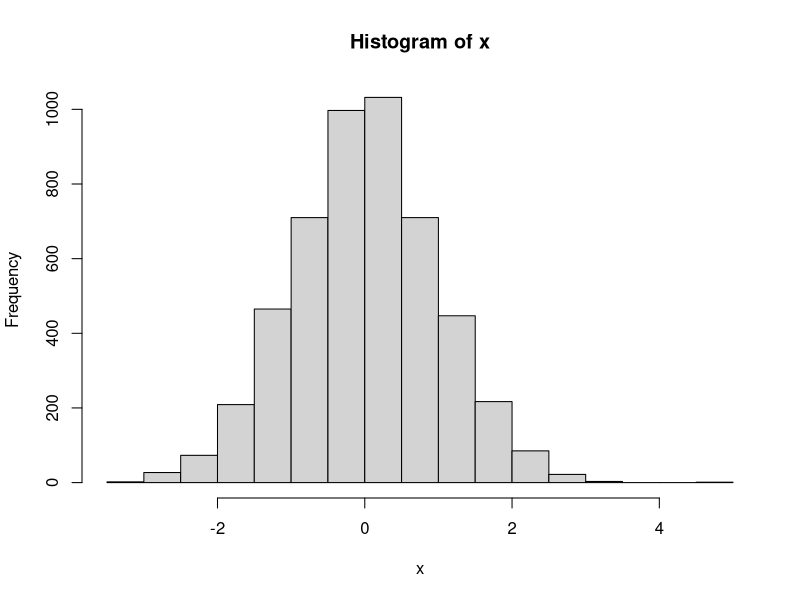
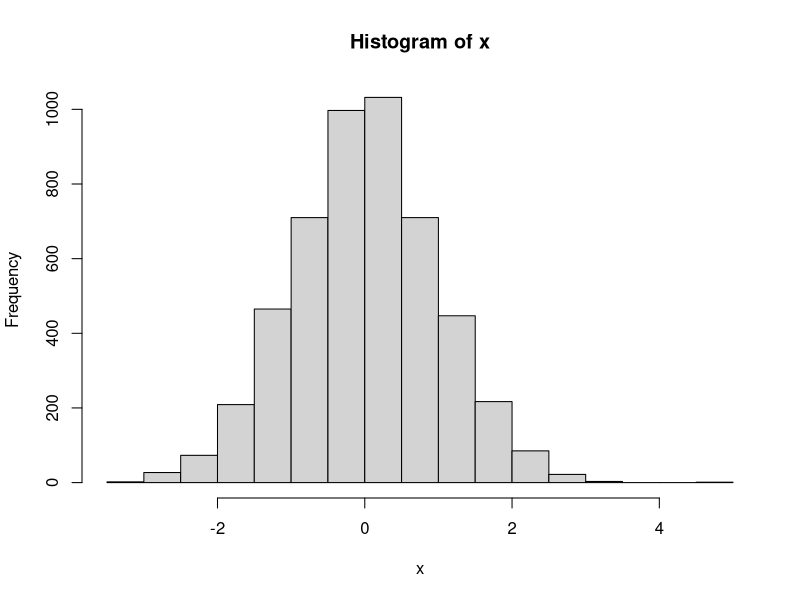
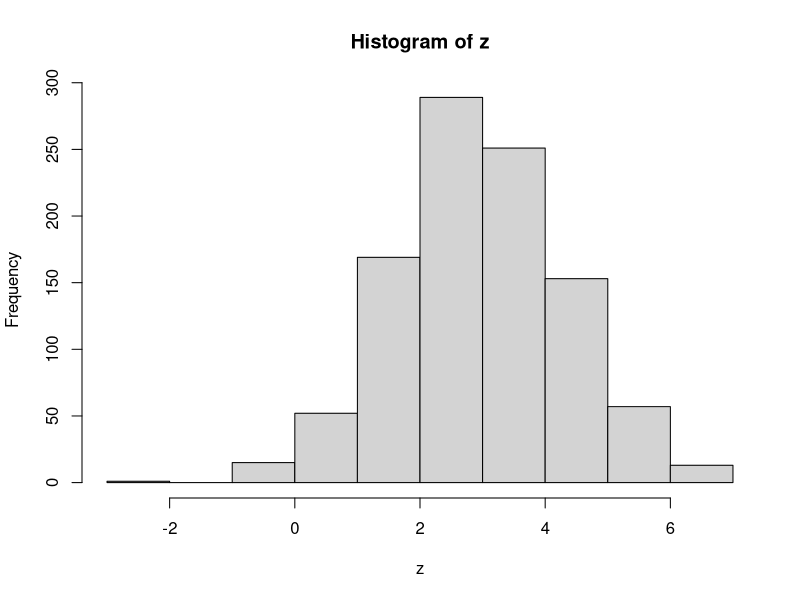
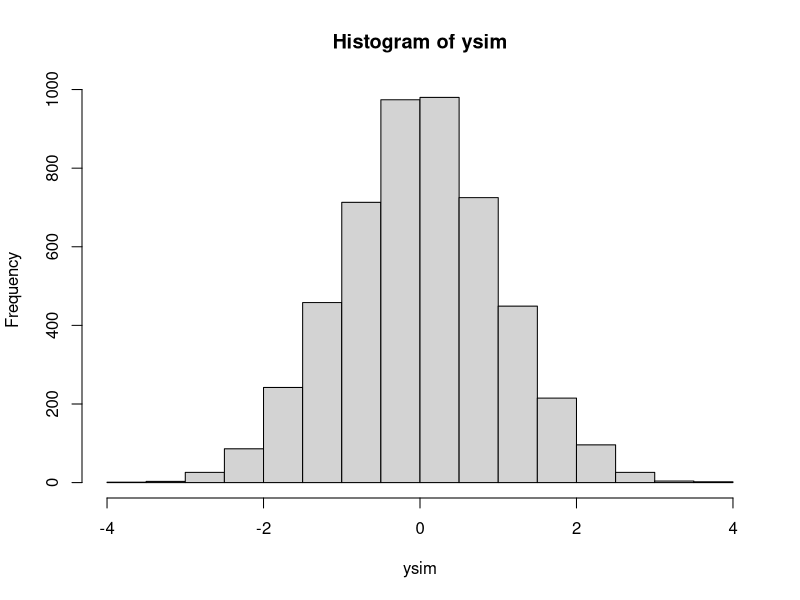

These charts were generated, in order, by the following R code:
##Lab 3

## Normal distribution using the Box-Mueller method
## Note that we are going from two 

##u1, u2~U(0,1); x1=sqrt(-2log u1)cos (2piu2); x2=,,

nsim=5000; ns=ceiling((nsim/2))
# Can also use round() function butif it is not an ev
# even number then it will break your code

u1=runif(ns,0,1)
u2=runif(ns,0,1)
x1=(sqrt(-2*log(u1)))*cos(2*pi*u2)
x2=(sqrt(-2*log(u1)))*sin(2*pi*u2)
length(x1) ##nsim realizations of noraml
x=c(x1,x2)
length(x)
x
hist(x)

# Defining the Box-Mueller Transformation as a Fucntion
nsim=5000
normal_sim=function(nsim){
  ns=ceiling(nsim/2)
  u1=runif(ns,0,1)
  u2=runif(ns,0,1)
  x1=(sqrt(-2*log(u1)))*cos(2*pi*u2)
  x2=(sqrt(-2*log(u1)))*sin(2*pi*u2)
  x=c(x1,x2)[1:nsim]
  return(x)
}
x
hist(x)
# Can specify how many obvswervations we want from the nsim
normal_sim(15)

### Any Univariate Normal Distribution
# once we have a N(0,1) we can simulate any univeriate
# or multivariate normal distribution we can define any univariate
# normal distribution as x~N(0,1) ---> z=mu+si*x ~ N(mu,si^2)
norm_sim=function(nsim,mu=0,var=1){
  x=normal_sim(nsim)
  z=mu+(sqrt(var))*x
  return(z)
}

z=norm_sim(1000,mu=3,var=2)
hist(z)

### Multivariate Normal Distribution
# suppose we want to simulate N_p(mu,SI)
# Such that the covariance looks like sig

# EXAMPLE: A two dimensional multivariate normal distribution
# could be specified as...
nsim=100; mu=c(0,0); sig=matrix(c(1,0.5,0.5,1),2,2)
sig

# In order to get any p dimesional multivariate normal distribution,
# we just need to get the Choleski matrix

multi_normal=function(nsim,mu,sig){
  p=length(mu)                        # getting the number of dimensions
  x=matrix(normal_sim(nsim*p),nsim,p) # nsim*p realizations, 
  Gamma=chol(sig)                     # Gamma is Choleski
  z=mu+t(Gamma)%*%t(x)                # get multivariate normal
  return(t(z))
}

x=multi_normal(4,mu,sig)
x
# if we increase the number of realizations,
# we can see that the variance covariance matrix converges
# to the true prespecified values
x=multi_normal(100000,mu,sig)
cor(x)



### The Accept Reject Model
## N(0,1) --> target distribution
## DE(al) --> instrumental distribution
# 1. x~g, u~u(0,1)
# 2. y=x, u <= f(x)/Mg(x)
# 3. return to 1 otherwise

DE_sim=function(nsim,al=1){
  u1=runif(nsim,0,1)
  u2=runif(nsim,0,1)
  e1=-(1/al)*log(u1)
  e2=-(1/al)*log(u2)
  x=e1-e2
  return(x)
}
DE_sim(10,2)



bound=function(M,x,al){
  num=(1/sqrt(2*pi))*exp(-(x^2)/2)
  den=M*(al/2)*exp(-al*abs(x))
  ratio=num/den
  return(ratio)
}
al=1
M=(sqrt(2/pi))*(1/al)*exp((al^2)/2)
M

bound(M,2,al)
bound(M,-1,al)

nsim=5000

ysim=c()
while(length(ysim)<nsim){
  x=DE_sim(1,al)
  u=runif(1)
  y=ifelse(u<=bound(M,x,al),x,NA)
  if(is.na(y)==FALSE){
  ysim=c(ysim,y)
}}
hist(ysim)
y




